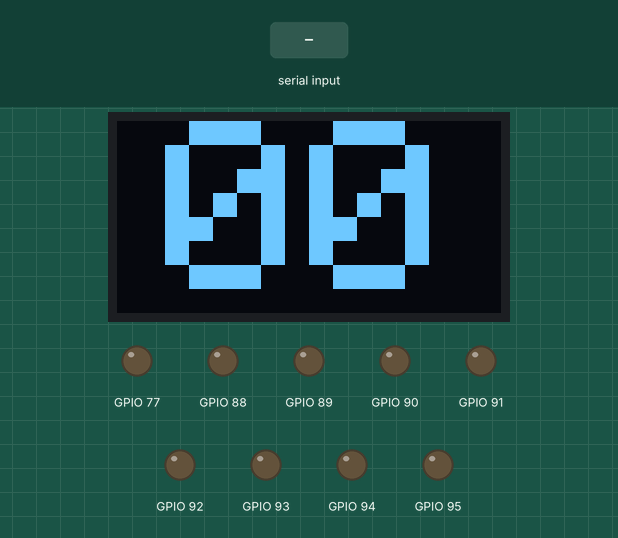
Simulated run of this sketch. Board: ESP32-C3. Parts: 128×64 one-colour display, output pins drawn as LEDs (lit = HIGH). The test bench sets the inputs (shaded band). What the sketch prints to the serial monitor is not drawn.

Above: at 4.2 s.
4.3 s: "0" received over Serial
At 4.48 s:
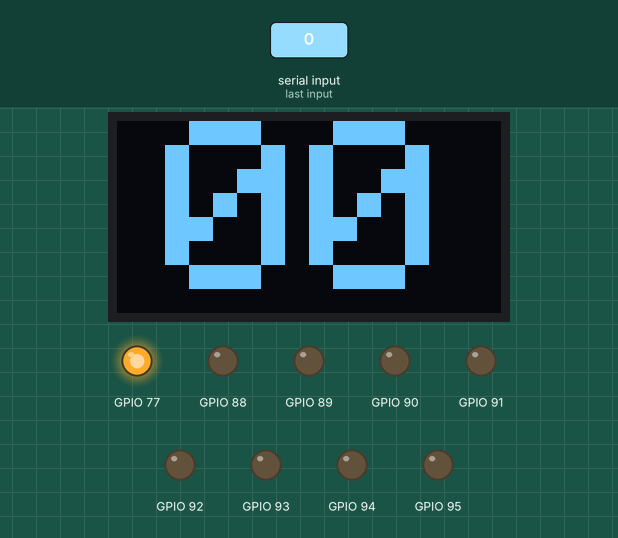
Timing chart, 0 to 7.3 s (numbered marks = the images above; inputs shaded):
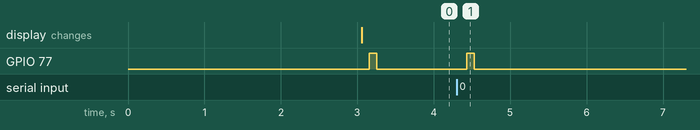

Measured:
- after the input at 4.3 s, GPIO 77: LOW → HIGH after 0.13 s, → LOW 0.10 s later

The sketch:

rc_simple.ino
```cpp
// rc_simple - each SPACE runs one 300 ms cycle with the next address (0..255):
//   t =   0 ms  cycle start
//   t =  50 ms  A7..A0 (U3 GPB7..GPB0) = ADDR
//   t = 100 ms  ENHL (A_2_R, U7 GPB5) HIGH
//   t = 200 ms  ENHL LOW
//   t = 300 ms  cycle end (ADDR stays on the lines until the next cycle)
// SPACE = next address, / = same address again, 0 = restart at address 0.
// The SSD1306 OLED shows ADDR in hex, as large as fits.

#include <Wire.h>
#include <Adafruit_MCP23X17.h>
#include <Adafruit_SSD1306.h>

#define SCREEN_WIDTH  128
#define SCREEN_HEIGHT 64
#define OLED_ADDR     0x3C

Adafruit_SSD1306 display(SCREEN_WIDTH, SCREEN_HEIGHT, &Wire, -1);

Adafruit_MCP23X17 U3;     // the MCP23017 chip at I2C address 0x21 (A2..A0 = 001)
Adafruit_MCP23X17 U7;     // the MCP23017 chip at I2C address 0x22 (A2..A0 = 010)

const int A0_PIN = 8;     // pins 8..15 = GPB0..GPB7 on U3 (A0..A7)
const int ENHL   = 13;    // pin 13 = GPB5 on U7 (ENHL / A_2_R)

uint8_t addr = 0;         // first pass 0, then +1 each pass up to 255

// Wait until 'ms' milliseconds after 'start'
void waitUntil(unsigned long start, unsigned long ms) {
  while (millis() - start < ms) { }
}

// Show ADDR as 2 hex digits filling the OLED (2 x 48 = 96 wide, centered)
void showAddr() {
  char buf[3];
  sprintf(buf, "%02X", addr);
  display.clearDisplay();
  display.setCursor((SCREEN_WIDTH - 96) / 2, 0);
  display.print(buf);
  display.display();
}

void setup() {
  Serial.begin(115200);
  delay(3000);            // give the serial monitor time to connect

  Wire.begin(0, 1);       // I2C: SDA = GPIO0, SCL = GPIO1
  U3.begin_I2C(0x21);     // connect to U3
  U7.begin_I2C(0x22);     // connect to U7

  display.begin(SSD1306_SWITCHCAPVCC, OLED_ADDR);
  display.setTextColor(SSD1306_WHITE);
  display.setTextSize(8);             // 48 x 64 pixels per character

  for (int b = 0; b < 8; b++) {
    U3.pinMode(A0_PIN + b, OUTPUT);   // A0..A7 as outputs
  }
  U7.pinMode(ENHL, OUTPUT);
  U7.digitalWrite(ENHL, LOW);
}

void loop() {
  Serial.print("ADDR = ");
  Serial.printf("%02X\n", addr);      // A7..A0 as 2-digit hex (00..FF)
  showAddr();                         // OLED: ADDR in hex (before the timed cycle)

  unsigned long t0 = millis();
  waitUntil(t0, 50);
  U3.writeGPIOB(addr);                // t = 50 ms: apply ADDR
  waitUntil(t0, 100);
  U7.digitalWrite(ENHL, HIGH);        // t = 100 ms: ENHL HIGH
  waitUntil(t0, 200);
  U7.digitalWrite(ENHL, LOW);         // t = 200 ms: ENHL LOW
  waitUntil(t0, 300);                 // t = 300 ms: end of cycle

  // Wait here until SPACE (next address), '0' (restart at address 0)
  // or '/' (repeat the same address) is typed
  Serial.println("Press SPACE for next, / to repeat, 0 to reset ADDR");
  while (true) {
    int c = Serial.read();
    if (c == ' ') { addr++; break; }  // 0,1,...,255 then wraps back to 0
    if (c == '0') { addr = 0; break; }
    if (c == '/') break;              // same ADDR again
    delay(10);
  }
  }
```
